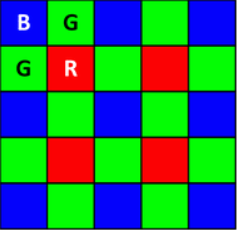
#> input picture Bayer filter and Color palette/Bayer_bggr.png, 237 x 230 px
$ python main.py --image Bayer_bggr.png
#> lines starting #> are read from the running program, lines starting #| are printed output that depends on the picture; after the words box and inside, x2 and y2 are one past the last pixel; in counts of white or black regions, pixels touching at a corner belong together
#> in main, img is the input picture: shape (230, 237, 3); mean B, G, R 87.2, 113.9, 41.8
import argparse
import numpy as np
import cv2 # OpenCV

parser = argparse.ArgumentParser()
parser.add_argument("--image", default="Lighthouse_bggr.png", type=str, help="Image to load.")
parser.add_argument("--task", default="bayer", type=str, help="Selected task.")

def medianCut(image : np.ndarray, numColors : int) -> list:

    if(image.size <= numColors):
        return image

    if numColors == 1:
        r = int(np.mean(image[:, 0]))
        g = int(np.mean(image[:, 1]))
        b = int(np.mean(image[:, 2]))
        return [[r, g, b]]

    r_dif = np.max(image[:, 0]) - np.min(image[:, 0])
    g_dif = np.max(image[:, 1]) - np.min(image[:, 1])
    b_dif = np.max(image[:, 2]) - np.min(image[:, 2])

    rgb_difs = [r_dif, g_dif, b_dif]
    channel = rgb_difs.index(max(rgb_difs))
    image = image[image[:, channel].argsort()]
    median = len(image) // 2

    colors1 = medianCut(image[0:median], numColors // 2)
    colors2 = medianCut(image[median:], numColors // 2)

    return colors1 + colors2

def bayer(img: np.ndarray) -> np.ndarray:
    red = img[:, :, 0]
    green = img[:, :, 1]
    blue = img[:, :, 2]

    kernel_vertical = np.array([[0, 1, 0], [0, 0, 0], [0, 1, 0]]) / 2
    kernel_horizontal = np.array([[0, 0, 0], [1, 0, 1], [0, 0, 0]]) / 2
    kernel_diagonal = np.array([[1, 0, 1], [0, 0, 0], [1, 0, 1]]) / 4
    kernel_full = np.array([[0, 1, 0], [1, 0, 1], [0, 1, 0]]) / 4

    #complete red pixels
    green_for_red = cv2.filter2D(green, -1, kernel_full)
    img[::2, ::2, 1] = green_for_red[::2, ::2]
#> img: shape (230, 237, 3); 7.74% of pixels changed, all inside (x1, y1, x2, y2) = (0, 0, 237, 229)
    blue_for_red = cv2.filter2D(blue, -1, kernel_diagonal)
    img[::2, ::2, 2] = blue_for_red[::2, ::2]
#> img: shape (230, 237, 3); mean B, G, R 87.2, 114, 41.6

    #complete blue pixels
    red_for_blue = cv2.filter2D(red, -1, kernel_diagonal)
    img[1::2, 1::2, 0] = red_for_blue[1::2, 1::2]
#> img: shape (230, 237, 3); mean B, G, R 87, 114, 41.6
    green_for_blue = cv2.filter2D(green, -1, kernel_full)
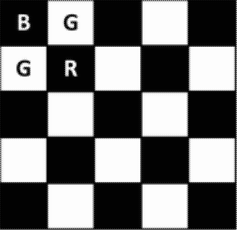
#> green: shape (230, 237); min 0, max 255, mean 114
    img[1::2, 1::2, 1] = green_for_blue[1::2, 1::2]
#> img: shape (230, 237, 3); mean B, G, R 87, 113.9, 41.6

    #complete green pixels
    red_for_green_odd = cv2.filter2D(red, -1, kernel_vertical)
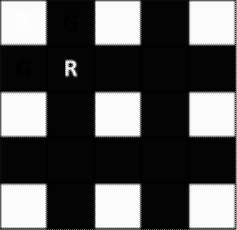
#> red: shape (230, 237); min 0, max 255, mean 87
    img[1::2, ::2, 0] = red_for_green_odd[1::2, ::2]
#> img: shape (230, 237, 3); mean B, G, R 86.8, 113.9, 41.6
    red_for_green_even = cv2.filter2D(red, -1, kernel_horizontal)
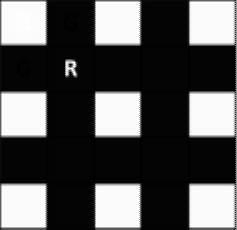
#> red: shape (230, 237); 4.52% of pixels changed, all inside (x1, y1, x2, y2) = (0, 1, 237, 230)
    img[::2, 1::2, 0] = red_for_green_even[::2, 1::2]
#> img: shape (230, 237, 3); mean B, G, R 86.8, 113.9, 41.6
    blue_for_green_odd = cv2.filter2D(blue, -1, kernel_horizontal)
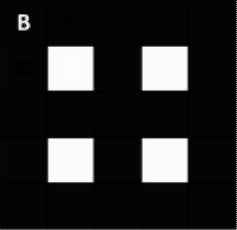
#> blue: shape (230, 237); min 0, max 255, mean 41.6
    img[1::2, ::2, 2] = blue_for_green_odd[1::2, ::2]
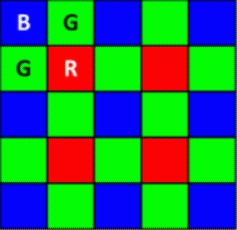
#> img: shape (230, 237, 3); mean B, G, R 86.8, 113.9, 41.4
    blue_for_green_even = cv2.filter2D(blue, -1, kernel_vertical)
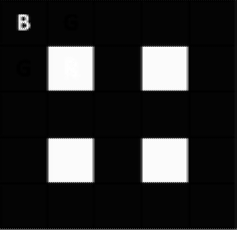
#> blue: shape (230, 237); 3.28% of pixels changed, all inside (x1, y1, x2, y2) = (0, 1, 237, 230)
    img[::2, 1::2, 2] = blue_for_green_even[::2, 1::2]
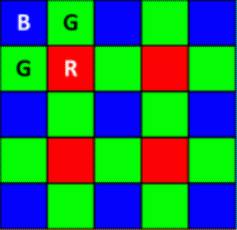
#> img: shape (230, 237, 3); 2.88% of pixels changed, all inside (x1, y1, x2, y2) = (1, 0, 236, 229)

    return img

def main(args : argparse.Namespace):

    img = cv2.imread(args.image)

    if args.task == "bayer":
        img_result = bayer(img)
        cv2.imshow('result', img_result)
        cv2.waitKey(0)
        cv2.destroyAllWindows()

    if args.task == "palette":
        rows, cols = img.shape[0:2]
        num_of_colors = 8
        all_pixels = np.reshape(img, (rows*cols, 3))
        all_colors = np.unique(all_pixels, axis = 0)
        palette = np.array(medianCut(all_colors, num_of_colors))
        print(palette)

    pass


if __name__ == "__main__":
    args = parser.parse_args([] if "__file__" not in globals() else None)
    main(args)
